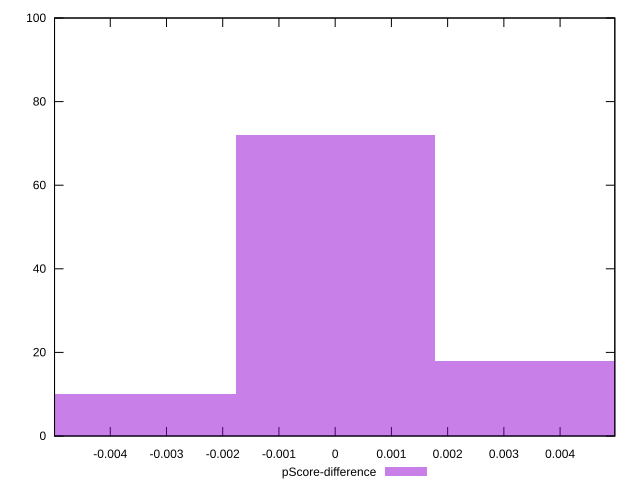

The gnuplot source for this figure:
reset

$pScoreDifference <<EOF
0 72
0.003541914290967193 18
-0.003541914290967193 10
EOF

set key outside below
set boxwidth 0.003541914290967193
set xrange [-0.004991033771101959:0.0049732858388312345]
set yrange [0:100]
set trange [0:100]
set style fill transparent solid 0.5 noborder
set terminal svg size 640, 490 enhanced background rgb 'white'
set output "reports/report_00028_2021-02-24T12-49-42.674Z/estimated-input-latency/samples/card/pScore-difference/histogram.svg"

plot $pScoreDifference title "pScore-difference" with boxes

reset
